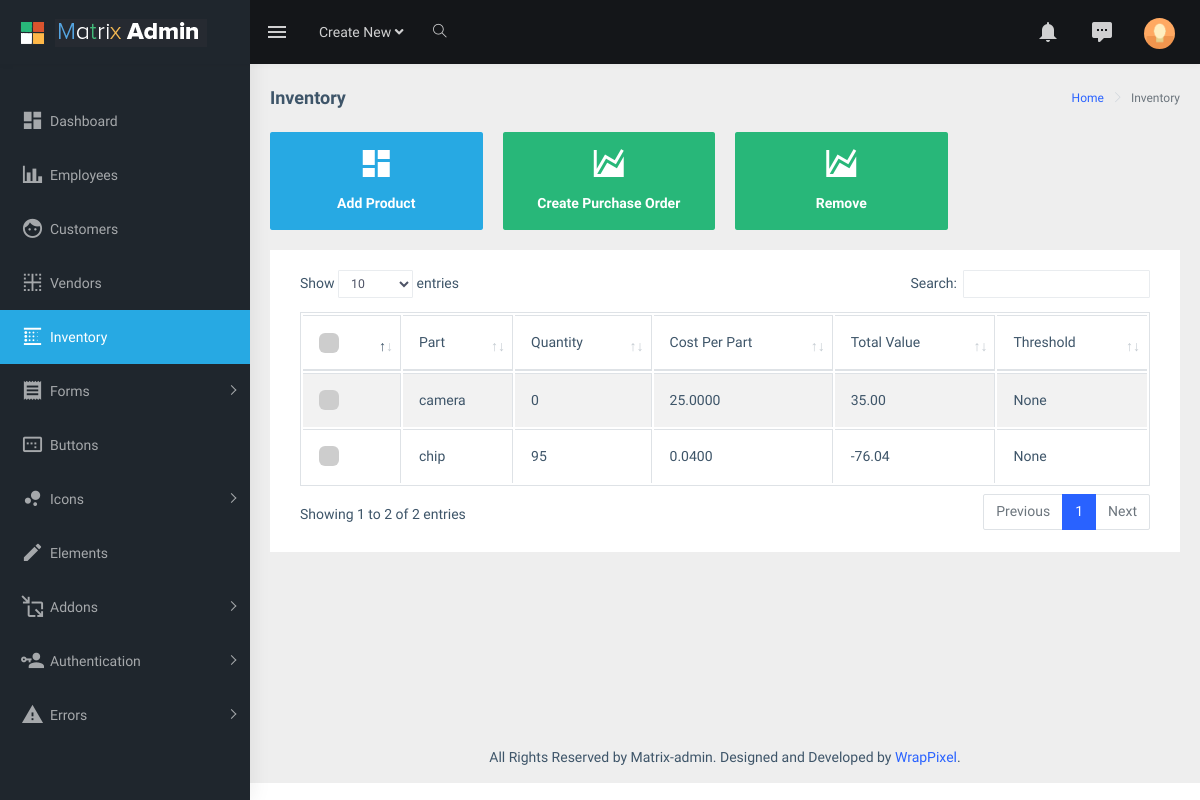
Screenshot of /inventory/ with the database file from the repository.
### dashboard/models.py (models this page shows, shortened)
class inventory(models.Model):
    part = models.CharField(max_length=25)
    quant = models.IntegerField()
    costper = models.DecimalField(max_digits=10, decimal_places=4)
    value = models.DecimalField(max_digits=10, decimal_places=2)
    threshold = models.IntegerField(null=True, blank=True)

### dashboard/views.py (the view)
# urls.py: path('inventory/', views.inventoryView, name="dashboard-inventory"),
def inventoryView(request):
    if request.method == 'POST':
        prodform = addProduct(request.POST)
        if prodform.is_valid():
            prodform.save()
    else:
        prodform = addProduct()
    context = {
        'prodform': prodform,
        'inventory': inventory.objects.all().values()
    }
    return render(request, 'dashboard/inventory.html', context)

### dashboard/forms.py
class addProduct(forms.ModelForm):
    helper = FormHelper()
    helper.form_show_labels = False
    name = forms.CharField(widget=forms.TextInput(attrs={'class': 'form-control'}))
    q_vendor = vendor.objects.all().values()
    ids = [vendor3['id'] for vendor3 in q_vendor]
    name = [vendor3['part'] for vendor3 in q_vendor]
    l_parts = []
    for index in range(len(q_vendor)):
        l_parts.append((ids[index],f'{name[index]}'))
    part_ids = forms.MultipleChoiceField(widget=forms.CheckboxSelectMultiple(attrs={'class': 'form-control'}),choices=l_parts)
    part_quants = forms.CharField(widget=forms.TextInput(attrs={'class': 'form-control'}))
    cost = forms.DecimalField(widget=forms.NumberInput(attrs={'class': 'form-control'}))
    class Meta:
        model = product
        fields = ['name', 'part_ids', 'part_quants', 'cost']

### dashboard/templates/dashboard/inventory.html (shortened to what this page needs)
{% extends "dashboard/base.html" %}
{% load static %}
{% load crispy_forms_tags %}
{% block content %}
            <div class="page-breadcrumb">
                <div class="row">
                    <div class="col-12 d-flex no-block align-items-center">
                        <h4 class="page-title">Inventory</h4>
                        <div class="ml-auto text-right">
                            <nav aria-label="breadcrumb">
                                <ol class="breadcrumb">
                                    <li class="breadcrumb-item"><a href="#">Home</a></li>
                                    <li class="breadcrumb-item active" aria-current="page">Inventory</li>
                                </ol>
                            </nav>
                        </div>
                    </div>
                </div>
            </div>
            <div class="container-fluid">
                <div class="row">
                    <div class="col-md-6 col-lg-3 col-xlg-3">
                        <div class="card card-hover">
                            <div class="box bg-cyan text-center" onclick="showForm('form1')">
                                <h1 class="font-light text-white"><i class="mdi mdi-view-dashboard"></i></h1>
                                <h6 class="text-white">Add Product</h6>
                            </div>
                        </div>
                    </div>
                    <div class="col-md-6 col-lg-3 col-xlg-3">
                        <div class="card card-hover">
                            <div class="box bg-success text-center" onclick="showForm('form2')">
                                <h1 class="font-light text-white"><i class="mdi mdi-chart-areaspline"></i></h1>
                                <h6 class="text-white">Create Purchase Order</h6>
                            </div>
                        </div>
                    </div>
                    <div class="col-md-6 col-lg-3 col-xlg-3">
                        <div class="card card-hover">
                            <div class="box bg-success text-center" onclick="showForm('form3')">
                                <h1 class="font-light text-white"><i class="mdi mdi-chart-areaspline"></i></h1>
                                <h6 class="text-white">Remove</h6>
                            </div>
                        </div>
                    </div>
                </div>
                <div class="row">
                    <div class="col-12">
                        <div class="card">
                            <div class="card-body">
                                <div class="table-responsive">
                                    <table id="zero_config" class="table table-striped table-bordered">
                                        <thead>
                                            <tr>
                                                <th>
                                                    <label class="customcheckbox m-b-20">
                                                    <span class="checkmark"></span>
                                                    </label>
                                                </th>
                                                <th>Part</th>
                                                <th>Quantity</th>
                                                <th>Cost Per Part</th>
                                                <th>Total Value</th>
                                                <th>Threshold</th>
                                            </tr>
                                        </thead>
                                        <tbody>
                                            {% for item in inventory %}
                                            <tr>
                                                <th>
                                                    <label class="customcheckbox">
                                                        <span class="checkmark"></span>
                                                    </label>
                                                </th>
                                                {% for key,value in item.items %}
                                                    {% if key != 'id' %}
                                                        <td>{{ value }}</td>
                                                    {% endif %}
                                                {% endfor %}
                                            </tr>
                                            {% endfor %}
                                        </tbody>
                                    </table>
                                </div>
                            </div>
                        </div>
                    </div>
                </div>
            </div>
{% endblock content %}

### dashboard/static/dashboard/assets/extra-libs/multicheck/multicheck.css (style rules this page uses)
.customcheckbox { display: block; position: relative; padding-left: 24px; font-weight: 100; cursor: pointer; font-size: 22px; -webkit-user-select: none; -moz-user-select: none; -ms-user-select: none; user-select: none; }
.checkmark { position: absolute; top: 0; left: 0; height: 20px; width: 20px; background-color: #CDCDCD; border-radius: 6px; }
.checkmark:after { content: ""; position: absolute; display: none; }
.customcheckbox .checkmark:after { left: 8px; top: 4px; width: 5px; height: 10px; border: solid white; border-width: 0 3px 3px 0; -webkit-transform: rotate(45deg); -ms-transform: rotate(45deg); transform: rotate(45deg); }

### rows the page displays
inventory: item "camera" "0" "25.0000" "35.00" "None"
inventory: item "chip" "95" "0.0400" "-76.04" "None"
